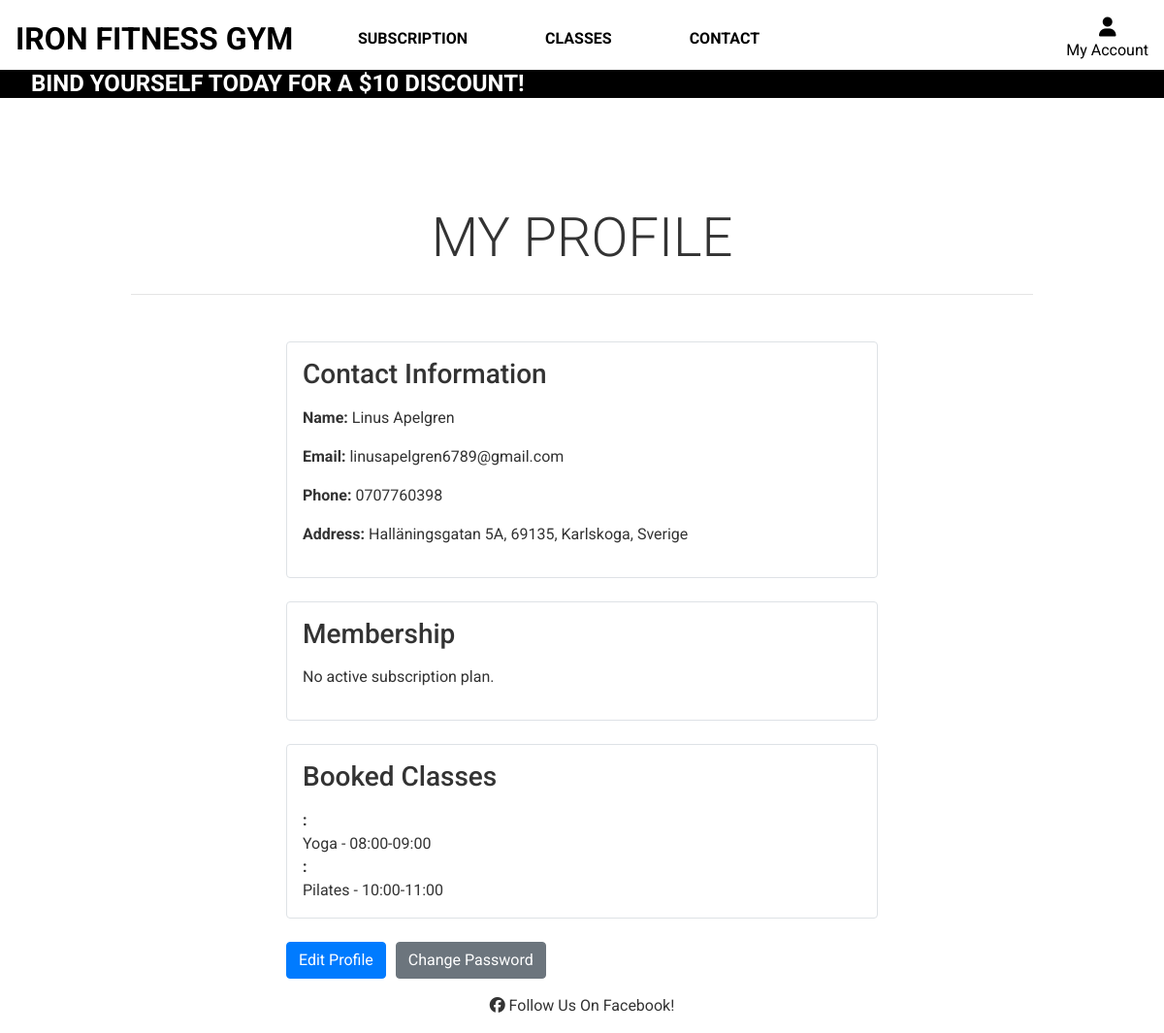
The page /users/profile/ (signed in) on the database as committed earlier.
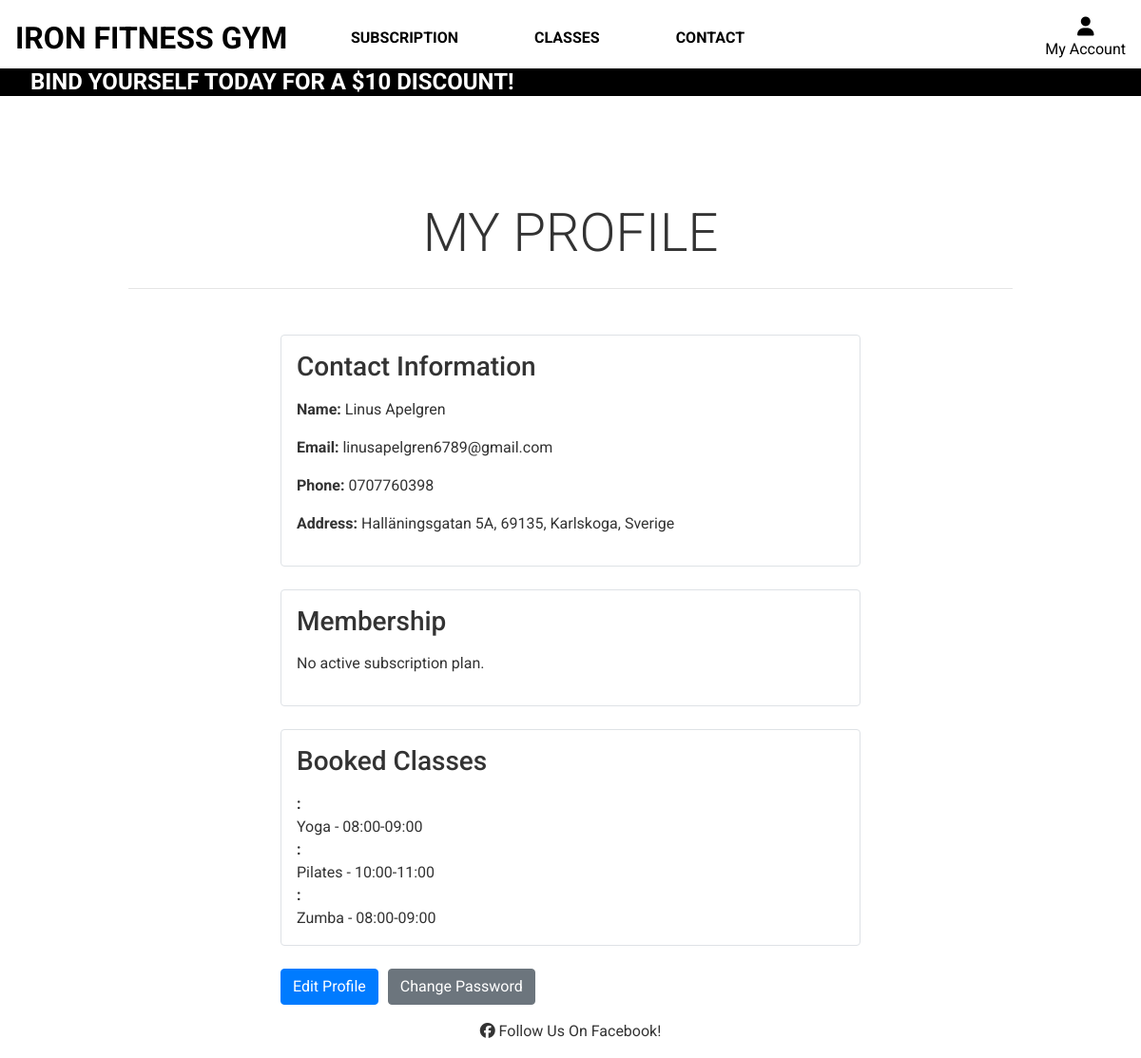
The same page on the database as committed later.
### classes/models.py (models this page shows, shortened)
class Booking(models.Model):
    visitor_name = models.CharField(max_length=100)
    visitor_email = models.EmailField()
    visitor_phone = models.CharField(max_length=50)
    fitness_class = models.CharField(max_length=50)
    class_day = models.CharField(max_length=9)  # For example, 'Monday'
    class_time = models.CharField(max_length=50)  # Format "HH:MM-HH:MM"
    user = models.ForeignKey(
        User, on_delete=models.CASCADE, related_name="booked_classes"
    )

### users/views.py (the view)
# urls.py: path("profile/", login_required(profile_view), name="profile_view"),
@login_required
def profile_view(request):
    user_profile = UserProfile.objects.filter(user=request.user).first()
    if user_profile is None:
        return render(
            request, "users/profile.html", {"error": "User profile not found."}
        )
    booked_classes = user_profile.booked_classes.all()
    context = {
        'user_profile': user_profile,
        'booked_classes': booked_classes
    }
    return render(request, "users/profile.html", context)

### users/templates/users/profile.html (shortened to what this page needs)
{% extends "base.html" %}
{% load static %}
{% block page_header %}
    <div class="container header-container">
    </div>
{% endblock %}
{% block content %}
<div class="d-flex flex-column min-vh-100">
    <div class="flex-grow-1">
        <div class="container-fluid">
            <div class="container mt-5">
                <div class="row mb-4">
                    <div class="col text-center">
                        <h2 class="display-4 logo-font">My Profile</h2>
                        <hr class="my-4">
                    </div>
                </div>
                <div class="row">
                    <div class="col-12 col-md-8 offset-md-2">
                        <div class="contact-info mb-4 p-3 border rounded">
                            <h3 class="mb-3">Contact Information</h3>
                            <p><strong>Name:</strong> {{ user_profile.user.first_name }} {{ user_profile.user.last_name }}</p>
                            <p><strong>Email:</strong> {{ user_profile.user.email }}</p>
                            <p><strong>Phone:</strong> {{ user_profile.phone_number }}</p>
                            <p><strong>Address:</strong> {{ user_profile.street_address }}, {{ user_profile.postal_code }}, {{ user_profile.city }}, {{ user_profile.country }}</p>
                        </div>
                        <div class="membership mb-4 p-3 border rounded position-relative">
                            <h3 class="mb-3">Membership</h3>
                            {% if user_profile.subscription_plan %}
                                <p><strong>Plan:</strong> {{ user_profile.subscription_plan.name }}</p>
                                <p><strong>Price:</strong> ${{ user_profile.subscription_plan.price }}</p>
                                <img src="{{ user_profile.subscription_plan.image.url }}" alt="Subscription Plan Image" class="img-fluid" style="max-width: 400px;">
                                <a href="{% url 'manage_subscription' %}" class="btn btn-danger position-absolute" style="top: 10px; right: 10px;">Manage</a>
                            {% else %}
                                <p>No active subscription plan.</p>
                            {% endif %}
                        </div>
                        <div class="booked-classes mb-4 p-3 border rounded">
                            <h3 class="mb-3">Booked Classes</h3>
                            {% if booked_classes %}
                                <ul class="list-group">
                                    {% for booking in booked_classes %}
                                        <strong>{{ booking.class_day }}:</strong> {{ booking.class_time }}
                                    {% endfor %}
                                </ul>
                            {% else %}
                                <p>No classes booked yet.</p>
                            {% endif %}
                        </div>
                        <div class="text-center">
                            <div class="profile-actions d-flex" style="gap: 10px;">
                                <a href="{% url 'profile_edit' %}" class="btn btn-primary">Edit Profile</a>
                                <a href="{% url 'account_change_password' %}" class="btn btn-secondary">Change Password</a>
                            </div>
                        </div>
                    </div>
                </div>
            </div>
        </div>
    </div>
</div>
{% endblock %}

Rows that differ between the two databases and show on the page:
added Booking: class_time "Zumba - 08:00-09:00"
